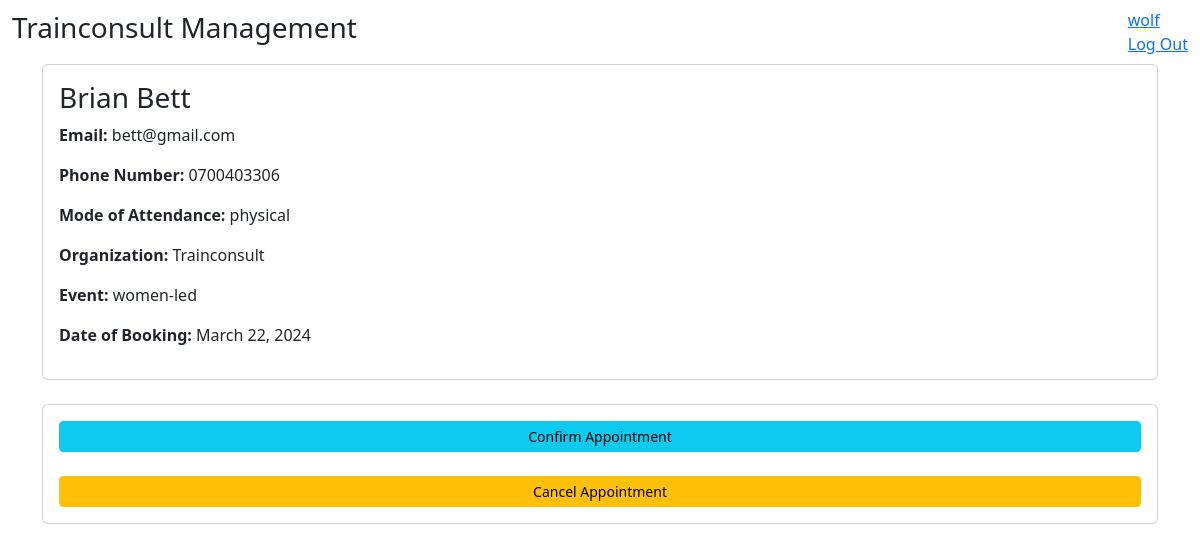
The app's page /booking-details/14 (signed in) with its own data.
### TrainEvents/models.py (models this page shows, shortened)
class OrgBookEvents(models.Model):
    PAYMENT_CHOICES = (
        ('mpesa', 'M-Pesa'),
        ('visa', 'Visa')
    )
    EVENTS = (
        ('choose', 'Choose Event'),
        ('women-led', '1ST WOMEN LEAD CONFERENCE'),
    )
    MODE_OF_ATTENDANCE = (
        ('physical', 'Physical'),
        ('virtual', 'Virtual'),
        ('student', 'Student')
    )
    CURRENCY_CHOICES = (
        ('kes', 'KES'),
        ('usd', 'USD')
    )
    STUDY_YEAR = (
        ('first', '1ST YEAR'),
        ('second', '2ND YEAR'),
        ('third', '3RD YEAR'),
        ('fourth', '4TH YEAR'),
        ('fifth', '5TH YEAR')
    )
    event = models.CharField(max_length=100, choices=EVENTS)
    first_name = models.CharField(max_length=100)
    last_name = models.CharField(max_length=100)
    organization = models.CharField(max_length=100, blank=True)
    email_address = models.EmailField(max_length=100)
    attendance_mode = models.CharField(max_length=100, choices=MODE_OF_ATTENDANCE)
    phone_number = models.CharField(max_length=15, null=True)
    booking_status = models.CharField(max_length=20, default="Not Approved")
    currency = models.CharField(max_length=3, choices=CURRENCY_CHOICES)
    university = models.CharField(max_length=100,blank=True)
    year_of_study = models.CharField(max_length=10, choices=STUDY_YEAR, blank=True)
    date_booking = models.DateField(max_length=100, default=date.today)

### TrainEvents/views.py (the view)
# urls.py: path('booking-details/<int:id>', views.view_booking, name='booking-details'),
@login_required(login_url='/user-login')
def view_booking(request, id):
    try:
        data = get_object_or_404(OrgBookEvents, pk = id)
        username = request.session['username']
        if data:
            return render(request, 'booking-details.html', {'data': data, 'username': username})
        else:
            messages.warning(request, "Invalid Choice")
    except OrgBookEvents.DoesNotExist:
        messages.warning(request, "Invalid Choice")

### TrainEvents/templates/booking-details.html (shortened to what this page needs)
<!DOCTYPE html>
<html lang="en">
<head>
    <link href="https://cdn.jsdelivr.net/npm/bootstrap@5.3.0-alpha1/dist/css/bootstrap.min.css" rel="stylesheet">
</head>
<body>
    <div>
        <nav class="navbar navbar-inverse">
            <div class="container-fluid">
                <div class="navbar-header">
                    <h3>Trainconsult Management</h3>
                </div>
                <ul class="nav navbar-nav navbar-right">
                    <li><a href="#"> {{ username }}</a></li>
                    <li><a href="{% url 'user_logout' %}">Log Out</a></li>
                </ul>
            </div>
        </nav>
    </div>
    <div class="container">
        <div class="card card-body">
            <h3>{{ data.first_name }} {{ data.last_name }}</h3>
            <p><b>Email: </b> {{ data.email_address }}</p>
            <p><b>Phone Number: </b> {{ data.phone_number }}</p>
            <p><b>Mode of Attendance: </b> {{ data.attendance_mode }}</p>
            <p><b>Organization: </b> {{ data.organization }}</p>
            <p><b>Event: </b> {{ data.event }}</p>
            <p><b>Date of Booking: </b> {{ data.date_booking }}</p>
        </div>
        <div class="card card-body">
            <a class="btn btn-info btn-sm" href="/confirm-booking/{{ data.id }}">Confirm Appointment</a>
            <a class="btn btn-warning btn-sm" href="#">Cancel Appointment</a>
        </div>
    </div>
</body>
</html>

### records on screen
OrgBookEvents: first_name "Brian", last_name "Bett", email_address "bett@gmail.com", phone_number "0700403306", attendance_mode "physical", organization "Trainconsult", event "women-led", date_booking "March 22, 2024"

### other values on screen
{{ username }} "wolf"
